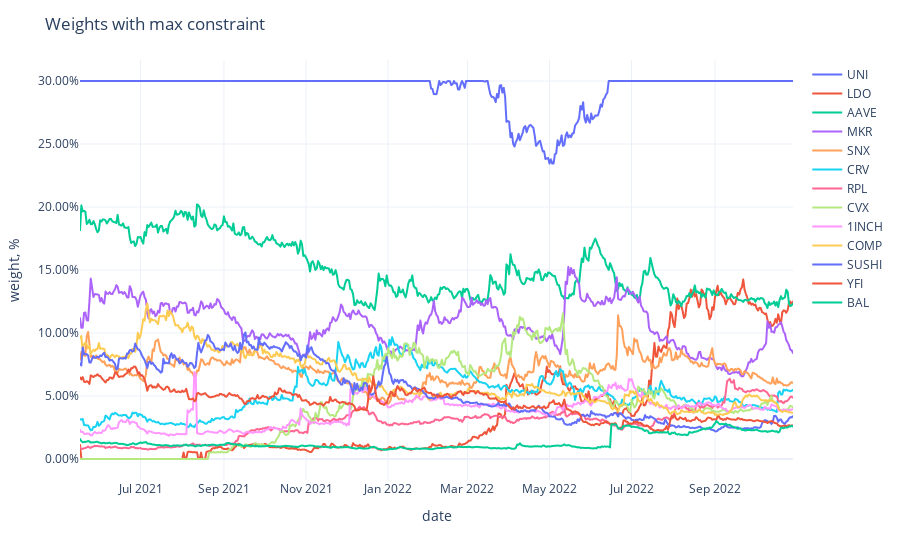

Notebook cell for this chart:
### Code cell
fig = px.line(adjusted_weights,
              labels={'value': 'weight, %', 'variable': ''})
fig.update_traces(
    hovertemplate="%{y}"
)
fig.update_yaxes(
    tickformat=".2%",
)
fig.update_xaxes(
    showspikes=True,
    spikethickness=2,
    spikedash="dot",
    spikecolor="#999999",
    spikemode="across",
)
fig.update_layout(
    hovermode="x",
    hoverdistance=100,  ## Distance to show hover label of data point
    spikedistance=1000,  ## Distance to show spike
    template='plotly_white',
    title='Weights with max constraint'
)

### Figure 1 — Plotly figure (JSON) as saved in the notebook; plotly's stock layout.template omitted (floating-point values rounded to 4 significant figures; data arrays with more than 128 entries replaced by an {"elided": "..."} marker saying what was removed)
{"data": [{"hovertemplate": "%{y}", "legendgroup": "UNI", "line": {"color": "#636efa", "dash": "solid"}, "marker": {"symbol": "circle"}, "mode": "lines", "name": "UNI", "showlegend": true, "type": "scattergl", "x": {"elided": "531 str values"}, "xaxis": "x", "y": {"elided": "531 float values"}, "yaxis": "y"}, {"hovertemplate": "%{y}", "legendgroup": "LDO", "line": {"color": "#EF553B", "dash": "solid"}, "marker": {"symbol": "circle"}, "mode": "lines", "name": "LDO", "showlegend": true, "type": "scattergl", "x": {"elided": "531 str values"}, "xaxis": "x", "y": {"elided": "531 float values"}, "yaxis": "y"}, {"hovertemplate": "%{y}", "legendgroup": "AAVE", "line": {"color": "#00cc96", "dash": "solid"}, "marker": {"symbol": "circle"}, "mode": "lines", "name": "AAVE", "showlegend": true, "type": "scattergl", "x": {"elided": "531 str values"}, "xaxis": "x", "y": {"elided": "531 float values"}, "yaxis": "y"}, {"hovertemplate": "%{y}", "legendgroup": "MKR", "line": {"color": "#ab63fa", "dash": "solid"}, "marker": {"symbol": "circle"}, "mode": "lines", "name": "MKR", "showlegend": true, "type": "scattergl", "x": {"elided": "531 str values"}, "xaxis": "x", "y": {"elided": "531 float values"}, "yaxis": "y"}, {"hovertemplate": "%{y}", "legendgroup": "SNX", "line": {"color": "#FFA15A", "dash": "solid"}, "marker": {"symbol": "circle"}, "mode": "lines", "name": "SNX", "showlegend": true, "type": "scattergl", "x": {"elided": "531 str values"}, "xaxis": "x", "y": {"elided": "531 float values"}, "yaxis": "y"}, {"hovertemplate": "%{y}", "legendgroup": "CRV", "line": {"color": "#19d3f3", "dash": "solid"}, "marker": {"symbol": "circle"}, "mode": "lines", "name": "CRV", "showlegend": true, "type": "scattergl", "x": {"elided": "531 str values"}, "xaxis": "x", "y": {"elided": "531 float values"}, "yaxis": "y"}, {"hovertemplate": "%{y}", "legendgroup": "RPL", "line": {"color": "#FF6692", "dash": "solid"}, "marker": {"symbol": "circle"}, "mode": "lines", "name": "RPL", "showlegend": true, "type": "scattergl", "x": {"elided": "531 str values"}, "xaxis": "x", "y": {"elided": "531 float values"}, "yaxis": "y"}, {"hovertemplate": "%{y}", "legendgroup": "CVX", "line": {"color": "#B6E880", "dash": "solid"}, "marker": {"symbol": "circle"}, "mode": "lines", "name": "CVX", "showlegend": true, "type": "scattergl", "x": {"elided": "531 str values"}, "xaxis": "x", "y": {"elided": "531 float values"}, "yaxis": "y"}, {"hovertemplate": "%{y}", "legendgroup": "1INCH", "line": {"color": "#FF97FF", "dash": "solid"}, "marker": {"symbol": "circle"}, "mode": "lines", "name": "1INCH", "showlegend": true, "type": "scattergl", "x": {"elided": "531 str values"}, "xaxis": "x", "y": {"elided": "531 float values"}, "yaxis": "y"}, {"hovertemplate": "%{y}", "legendgroup": "COMP", "line": {"color": "#FECB52", "dash": "solid"}, "marker": {"symbol": "circle"}, "mode": "lines", "name": "COMP", "showlegend": true, "type": "scattergl", "x": {"elided": "531 str values"}, "xaxis": "x", "y": {"elided": "531 float values"}, "yaxis": "y"}, {"hovertemplate": "%{y}", "legendgroup": "SUSHI", "line": {"color": "#636efa", "dash": "solid"}, "marker": {"symbol": "circle"}, "mode": "lines", "name": "SUSHI", "showlegend": true, "type": "scattergl", "x": {"elided": "531 str values"}, "xaxis": "x", "y": {"elided": "531 float values"}, "yaxis": "y"}, {"hovertemplate": "%{y}", "legendgroup": "YFI", "line": {"color": "#EF553B", "dash": "solid"}, "marker": {"symbol": "circle"}, "mode": "lines", "name": "YFI", "showlegend": true, "type": "scattergl", "x": {"elided": "531 str values"}, "xaxis": "x", "y": {"elided": "531 float values"}, "yaxis": "y"}, {"hovertemplate": "%{y}", "legendgroup": "BAL", "line": {"color": "#00cc96", "dash": "solid"}, "marker": {"symbol": "circle"}, "mode": "lines", "name": "BAL", "showlegend": true, "type": "scattergl", "x": {"elided": "531 str values"}, "xaxis": "x", "y": {"elided": "531 float values"}, "yaxis": "y"}], "layout": {"hoverdistance": 100, "hovermode": "x", "legend": {"title": {"text": ""}, "tracegroupgap": 0}, "margin": {"t": 60}, "spikedistance": 1000, "title": {"text": "Weights with max constraint"}, "xaxis": {"anchor": "y", "domain": [0, 1], "showspikes": true, "spikecolor": "#999999", "spikedash": "dot", "spikemode": "across", "spikethickness": 2, "title": {"text": "date"}}, "yaxis": {"anchor": "x", "domain": [0, 1], "tickformat": ".2%", "title": {"text": "weight, %"}}}}
